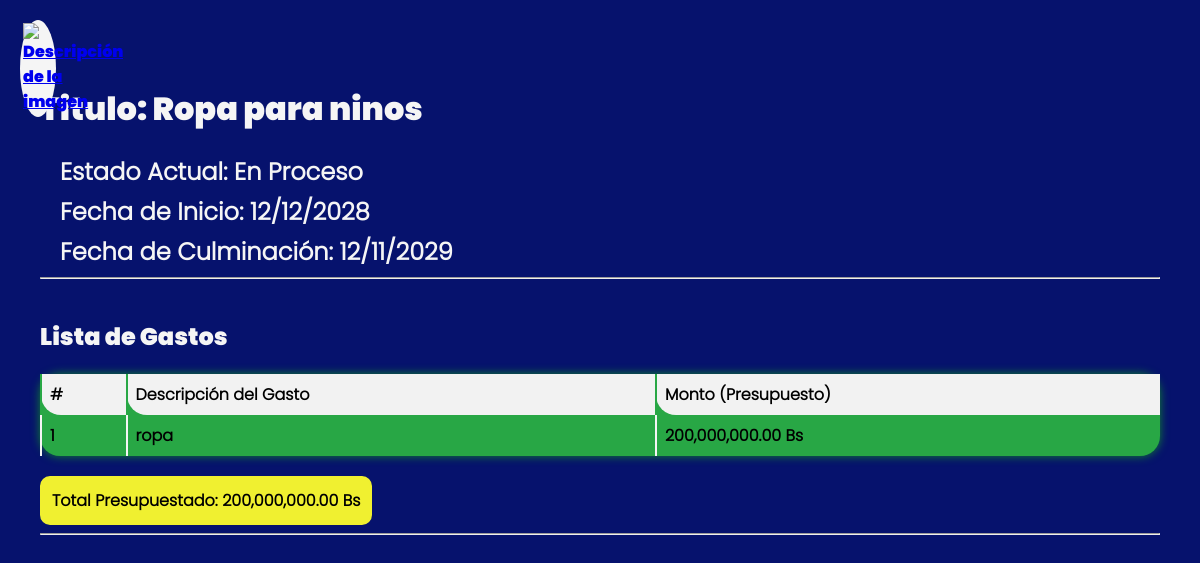
Screenshot of /views/Visualize Project/index.php?id=35494860 (signed in) with the database file from the repository.
### tables this page shows
CREATE TABLE projects (
    id_project           INT             PRIMARY KEY,
    name_project         TEXT (1, 150),
    fecha_inicio_project DATE,
    fecha_final_project  DATE,
    estado_project       TEXT,
    presupuesto_project  NUMERIC (19, 4) 
);

CREATE TABLE date_projects (
    id_date_project   INTEGER PRIMARY KEY AUTOINCREMENT, -- Añadir esta columna
    id_project        INTEGER REFERENCES projects (id_project),
    gasto_project     TEXT,
    gasto_num_project NUMERIC (19, 4) 
);

### views/Visualize Project/index.php (the view, shortened to what this page needs)
<?php
$id_project = htmlspecialchars($_GET['id']);
$proyecto = null;
$detalles = [];
try {
    $pdo = conexionDB();
    $pdo->setAttribute(PDO::ATTR_ERRMODE, PDO::ERRMODE_EXCEPTION);
    $stmt_project = $pdo->prepare("SELECT * FROM projects WHERE id_project = ?");
    $stmt_project->execute([$id_project]);
    $proyecto = $stmt_project->fetch(PDO::FETCH_ASSOC);
    $stmt_details = $pdo->prepare("SELECT * FROM date_projects WHERE id_project = ?");
    $stmt_details->execute([$id_project]);
    $detalles = $stmt_details->fetchAll(PDO::FETCH_ASSOC);
} catch (PDOException $e) {
    die("❌ Error de Base de Datos al cargar datos: " . $e->getMessage());
}
function format_date($date) {
    return date('d/m/Y', strtotime($date));
}
$max_length = 150;
$project_name = $proyecto['name_project'];
$short_name = (mb_strlen($project_name, 'UTF-8') > $max_length)
    ? mb_substr($project_name, 0, $max_length, 'UTF-8') . '...'
    : $project_name;
?>
<!DOCTYPE html>
<html lang="es">
<head>
    <link rel="stylesheet" href="../assets/css/visualize project.css">
</head>
<body>
    <a href="../index.php" class="volver" title="Volver">
        <img src="../assets/imgs/icons/arrow-left.svg" alt="Descripción de la imagen">
    </a>
    <br>
    <h1>Titulo: <?php echo htmlspecialchars($short_name); ?></h1>
    <div class="info-box">
        <p><strong>Estado Actual:</strong> <?php echo str_replace('_', ' ', $proyecto['estado_project']); ?></p>
        <p><strong>Fecha de Inicio:</strong> <?php echo format_date($proyecto['fecha_inicio_project']); ?></p>
        <p><strong>Fecha de Culminación:</strong> <?php echo format_date($proyecto['fecha_final_project']); ?></p>
    </div>
    <hr>
    <h2>Lista de Gastos</h2>
    <?php if (count($detalles) > 0): ?>
        <table class="detalle-tabla">
            <thead>
                <tr>
                    <th>#</th>
                    <th>Descripción del Gasto</th>
                    <th>Monto (Presupuesto)</th>
                </tr>
            </thead>
            <tbody>
                <?php $i = 1; foreach ($detalles as $detalle): ?>
                    <tr>
                        <td><?php echo $i++; ?></td>
                        <td><?php echo htmlspecialchars($detalle['gasto_project']); ?></td>
                        <td><?php echo number_format($detalle['gasto_num_project'], 2, '.', ','); ?> Bs</td>
                    </tr>
                <?php endforeach; ?>
            </tbody>
        </table>
    <div class="total-box">
        <a class="total">Total Presupuestado: <span id="total_suma"><?php echo number_format($proyecto['presupuesto_project'], 2, '.', ','); ?></span> Bs</a>
    </div>
    <?php else: ?>
        <p>El proyecto no tiene gastos o entradas de presupuesto registradas.</p>
    <?php endif; ?>
    <hr>
</body>
</html>

### views/assets/css/visualize project.css (style rules this page uses)
* body { justify-content: center; align-items: center; min-width: 600px; max-width: 100%; margin: auto; margin-left: 20px; margin-right: 20px; padding: 20px; background-color: rgb(6, 18, 109); font-family: 'Poppins', Arial, Helvetica, sans-serif; overflow-x: auto; font-weight: bold; }
.volver { position: absolute; top: 20px; left: 20px; width: 30px; display: flex; background-color: whitesmoke; padding: 3px; border-radius:50% ; }
.detalle-tabla { background-color: #28a745; width: 100%; border-collapse: collapse; margin-top: 20px; font-family: "Poppins-light",Arial, Helvetica, sans-serif; }
.detalle-tabla th, .detalle-tabla td { padding: 8px; text-align: left; border-left: whitesmoke 2px solid; border-radius: 0 0 0 20px; }
table { border-radius: 20px; box-shadow: 0 0 10px #12862d; }
.detalle-tabla th { border-radius: 0 0 0 20px; background-color: #f2f2f2; border-left: #28a745 2px solid; }
h1,h2 { margin-top: 40px; color: whitesmoke; }
.info-box p { margin: 5px 0; font-size: 1.5em; border-color: 1px solid aqua; color: whitesmoke; text-indent: 20px; font-family: "Poppins-light",Arial, Helvetica, sans-serif; }
.total-box { margin-top: 20px; padding: 10px; background-color: rgb(240, 240, 48); border: 2px solid rgb(240, 240, 48); display: inline-block; border-radius: 10px; font-family: "Poppins-light",Arial, Helvetica, sans-serif; }

### rows the page displays
projects: name_project "Ropa para ninos", estado_project "En Proceso", fecha_inicio_project "12/12/2028", fecha_final_project "12/11/2029", presupuesto_project "200,000,000.00"
date_projects: gasto_project "ropa", gasto_num_project "200,000,000.00"
